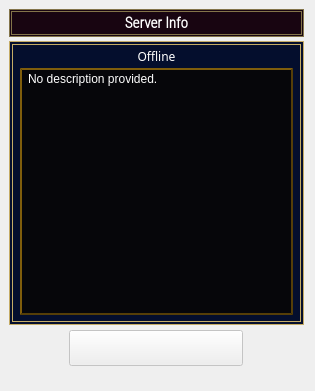
       <widget class="QWidget" name="server_info" native="true">
        <property name="sizePolicy">
         <sizepolicy hsizetype="MinimumExpanding" vsizetype="Preferred">
          <horstretch>0</horstretch>
          <verstretch>1</verstretch>
         </sizepolicy>
        </property>
        <property name="minimumSize">
         <size>
          <width>313</width>
          <height>297</height>
         </size>
        </property>
        <layout class="QVBoxLayout" name="verticalLayout_6">
         <property name="spacing">
          <number>4</number>
         </property>
         <property name="leftMargin">
          <number>9</number>
         </property>
         <property name="topMargin">
          <number>9</number>
         </property>
         <property name="bottomMargin">
          <number>24</number>
         </property>
         <item>
          <widget class="QLabel" name="server_info_lbl">
           <property name="sizePolicy">
            <sizepolicy hsizetype="Preferred" vsizetype="Fixed">
             <horstretch>0</horstretch>
             <verstretch>0</verstretch>
            </sizepolicy>
           </property>
           <property name="minimumSize">
            <size>
             <width>256</width>
             <height>28</height>
            </size>
           </property>
           <property name="font">
            <font>
             <family>Roboto Condensed Light</family>
             <pointsize>11</pointsize>
             <weight>75</weight>
             <bold>true</bold>
            </font>
           </property>
           <property name="styleSheet">
            <string notr="true">QWidget#server_info_lbl {
	border: 3px double rgb(131, 116, 74);
	color:white;
	background-color: rgb(24, 5, 17);
	padding: 2px;
}</string>
           </property>
           <property name="text">
            <string>Server Info</string>
           </property>
           <property name="alignment">
            <set>Qt::AlignCenter</set>
           </property>
          </widget>
         </item>
         <item>
          <widget class="QWidget" name="server_container" native="true">
           <property name="sizePolicy">
            <sizepolicy hsizetype="Minimum" vsizetype="Expanding">
             <horstretch>0</horstretch>
             <verstretch>0</verstretch>
            </sizepolicy>
           </property>
           <property name="minimumSize">
            <size>
             <width>292</width>
             <height>284</height>
            </size>
           </property>
           <property name="styleSheet">
            <string notr="true">QWidget#server_container {
	border: 4px double #c5ac66;
	background-image: url(:/Images/scanlines.png);
	background-color: rgb(4, 14, 45);
	color:white;
}</string>
           </property>
           <layout class="QVBoxLayout" name="verticalLayout">
            <property name="spacing">
             <number>0</number>
            </property>
            <property name="leftMargin">
             <number>8</number>
            </property>
            <property name="topMargin">
             <number>7</number>
            </property>
            <property name="rightMargin">
             <number>8</number>
            </property>
            <property name="bottomMargin">
             <number>4</number>
            </property>
            <item>
             <widget class="QLabel" name="server_player_count_lbl">
              <property name="minimumSize">
               <size>
                <width>256</width>
                <height>16</height>
               </size>
              </property>
              <property name="font">
               <font>
                <family>DM Sans Medium</family>
               </font>
              </property>
              <property name="styleSheet">
               <string notr="true">QLabel#server_player_count_lbl {
	color: white;
}</string>
              </property>
              <property name="text">
               <string>Offline</string>
              </property>
              <property name="scaledContents">
               <bool>false</bool>
              </property>
              <property name="alignment">
               <set>Qt::AlignCenter</set>
              </property>
              <property name="indent">
               <number>-1</number>
              </property>
             </widget>
            </item>
            <item>
             <widget class="QTextBrowser" name="server_description_text">
              <property name="sizePolicy">
               <sizepolicy hsizetype="Expanding" vsizetype="Expanding">
                <horstretch>0</horstretch>
                <verstretch>0</verstretch>
               </sizepolicy>
              </property>
              <property name="minimumSize">
               <size>
                <width>279</width>
                <height>221</height>
               </size>
              </property>
              <property name="font">
               <font>
                <family>Segoe UI</family>
                <pointsize>9</pointsize>
               </font>
              </property>
              <property name="styleSheet">
               <string notr="true">QTextBrowser#server_description_text {
	border: 2px outset rgb(85, 62, 8);
	background-image: url(:/Images/Miles_BG.png);
	background-color: #06060a;
	color:white;
	margin: 3px;
	margin-bottom: 6px;
	padding-left: 2px;
	padding-right: 2px;
	padding-top: -2px;
}</string>
              </property>
              <property name="html">
               <string>&lt;!DOCTYPE HTML PUBLIC &quot;-//W3C//DTD HTML 4.0//EN&quot; &quot;http://www.w3.org/TR/REC-html40/strict.dtd&quot;&gt;
&lt;html&gt;&lt;head&gt;&lt;meta name=&quot;qrichtext&quot; content=&quot;1&quot; /&gt;&lt;style type=&quot;text/css&quot;&gt;
p, li { white-space: pre-wrap; }
&lt;/style&gt;&lt;/head&gt;&lt;body style=&quot; font-family:'Segoe UI'; font-size:9pt; font-weight:400; font-style:normal;&quot;&gt;
&lt;p style=&quot; margin-top:0px; margin-bottom:0px; margin-left:0px; margin-right:0px; -qt-block-indent:0; text-indent:0px;&quot;&gt;No description provided.&lt;/p&gt;&lt;/body&gt;&lt;/html&gt;</string>
              </property>
             </widget>
            </item>
           </layout>
          </widget>
         </item>
         <item>
          <widget class="QWidget" name="verticalWidget" native="true">
           <property name="sizePolicy">
            <sizepolicy hsizetype="Preferred" vsizetype="Fixed">
             <horstretch>0</horstretch>
             <verstretch>0</verstretch>
            </sizepolicy>
           </property>
           <layout class="QVBoxLayout" name="verticalLayout_2">
            <property name="spacing">
             <number>0</number>
            </property>
            <property name="leftMargin">
             <number>0</number>
            </property>
            <property name="topMargin">
             <number>1</number>
            </property>
            <property name="rightMargin">
             <number>0</number>
            </property>
            <property name="bottomMargin">
             <number>1</number>
            </property>
            <item alignment="Qt::AlignHCenter">
             <widget class="QPushButton" name="connect_button">
              <property name="enabled">
               <bool>false</bool>
              </property>
              <property name="sizePolicy">
               <sizepolicy hsizetype="Fixed" vsizetype="Fixed">
                <horstretch>0</horstretch>
                <verstretch>0</verstretch>
               </sizepolicy>
              </property>
              <property name="minimumSize">
               <size>
                <width>174</width>
                <height>36</height>
               </size>
              </property>
              <property name="styleSheet">
               <string notr="true">QPushButton:disabled {
	border-image: url(:/Images/connect_off.png);
}

QPushButton:enabled {
	border-image: url(:/Images/connect_on.png);
}

QPushButton:pressed {
	border-image: url(:/Images/connect_pressed.png);
}</string>
              </property>
              <property name="text">
               <string/>
              </property>
             </widget>
            </item>
           </layout>
          </widget>
         </item>
        </layout>
       </widget>
